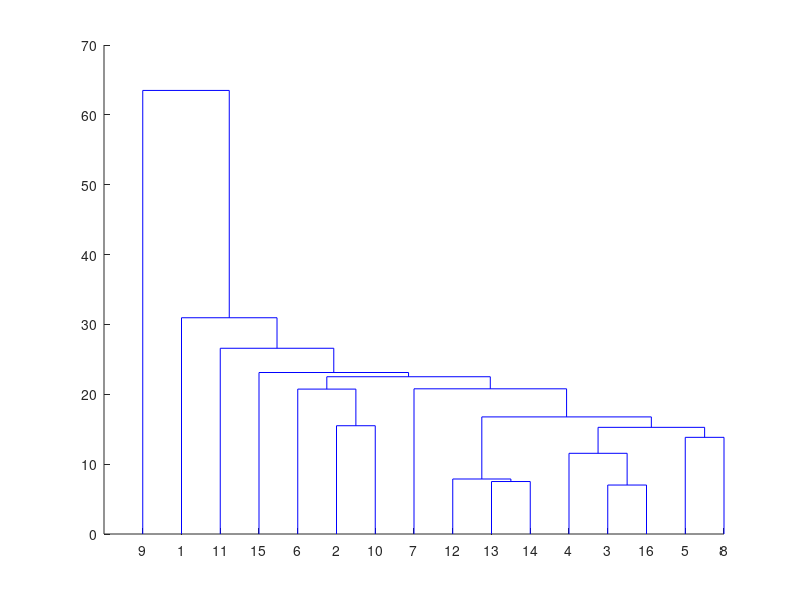

Reproduce this figure in MATLAB.
X = [ 190.33 43.77 9.73 60.54 49.01 9.04 ;
      135.2  36.4  10.47 44.16 36.49 3.94 ;
      95.21 22.83 9.3 22.44 22.81 2.8;
      104.78 25.11 6.4 9.89 18.17 3.25;
      128.41 27.63 8.94 12.58 23.99 2.27;
      145.68 32.83 17.79 27.29 39.09 3.47;
      159.37 33.38 18.37 11.81 25.29 5.22;
      116.22 29.57 13.24 13.76 21.75 6.04;
      221.11 38.64 12.53 115.65 50.82 5.89;
      144.98 29.12 11.67 42.6 27.3 5.74;
      169.92 32.75 12.72 47.12 34.35 5;
      135.11 23.09 15.62 23.54 18.18 6.39;
      144.92 21.26 16.96 19.52 21.75 6.73;
      140.54 21.5 17.64 19.19 15.97 4.94;
      115.84 30.26 12.2 33.6 33.77 3.85; 
      101.18 23.26 8.46 20.2 20.5 4.3;
    ];
cluster_n = 2 ; %类别数
%% 系统聚类
Y=pdist(X);
SF=squareform(Y);
Z=linkage(Y,'single');
dendrogram(Z);%显示系统聚类树
T = cluster(Z,'maxclust',cluster_n);

%% kmeans
K = cluster_n;
[idx,cneter] = kmeans(X,K);